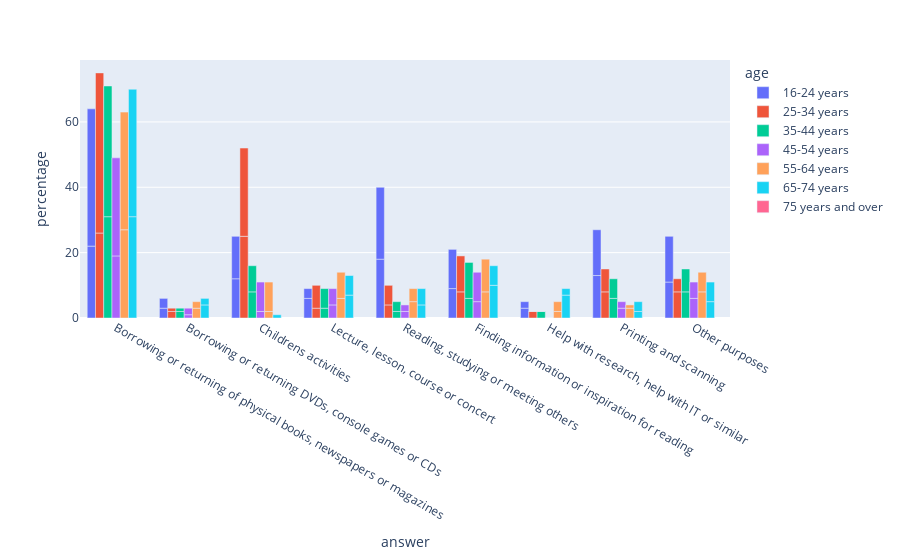

Notebook cell for this chart:
### Code cell
fig = px.bar(
    full_df[full_df['question']=='What was the purpose of your last library visit?'],
    x='answer',           
    y='percentage',    
    color='age',  
    barmode='group',      
)

fig.show()

### Figure 1 — Plotly figure (JSON) as saved in the notebook; plotly's stock layout.template omitted (floating-point values rounded to 4 significant figures)
{"data": [{"alignmentgroup": "True", "hovertemplate": "age=16-24 years<br>answer=%{x}<br>percentage=%{y}<extra></extra>", "legendgroup": "16-24 years", "marker": {"color": "#636efa", "pattern": {"shape": ""}}, "name": "16-24 years", "offsetgroup": "16-24 years", "orientation": "v", "showlegend": true, "textposition": "auto", "type": "bar", "x": ["Borrowing or returning of physical books, newspapers or magazines", "Borrowing or returning of physical books, newspapers or magazines", "Borrowing or returning DVDs, console games or CDs", "Borrowing or returning DVDs, console games or CDs", "Childrens activities", "Childrens activities", "Lecture, lesson, course or concert", "Lecture, lesson, course or concert", "Reading, studying or meeting others", "Reading, studying or meeting others", "Finding information or inspiration for reading", "Finding information or inspiration for reading", "Help with research, help with IT or similar", "Help with research, help with IT or similar", "Printing and scanning", "Printing and scanning", "Other purposes", "Other purposes"], "xaxis": "x", "y": [22.0, 42.0, 3.0, 3.0, 12.0, 13.0, 6.0, 3.0, 18.0, 22.0, 9.0, 12.0, 3.0, 2.0, 13.0, 14.0, 11.0, 14.0], "yaxis": "y"}, {"alignmentgroup": "True", "hovertemplate": "age=25-34 years<br>answer=%{x}<br>percentage=%{y}<extra></extra>", "legendgroup": "25-34 years", "marker": {"color": "#EF553B", "pattern": {"shape": ""}}, "name": "25-34 years", "offsetgroup": "25-34 years", "orientation": "v", "showlegend": true, "textposition": "auto", "type": "bar", "x": ["Borrowing or returning of physical books, newspapers or magazines", "Borrowing or returning of physical books, newspapers or magazines", "Borrowing or returning DVDs, console games or CDs", "Borrowing or returning DVDs, console games or CDs", "Childrens activities", "Childrens activities", "Lecture, lesson, course or concert", "Lecture, lesson, course or concert", "Reading, studying or meeting others", "Reading, studying or meeting others", "Finding information or inspiration for reading", "Finding information or inspiration for reading", "Help with research, help with IT or similar", "Help with research, help with IT or similar", "Printing and scanning", "Printing and scanning", "Other purposes", "Other purposes"], "xaxis": "x", "y": [26.0, 49.0, 2.0, 1.0, 25.0, 27.0, 3.0, 7.0, 4.0, 6.0, 8.0, 11.0, 2.0, 0.0, 8.0, 7.0, 8.0, 4.0], "yaxis": "y"}, {"alignmentgroup": "True", "hovertemplate": "age=35-44 years<br>answer=%{x}<br>percentage=%{y}<extra></extra>", "legendgroup": "35-44 years", "marker": {"color": "#00cc96", "pattern": {"shape": ""}}, "name": "35-44 years", "offsetgroup": "35-44 years", "orientation": "v", "showlegend": true, "textposition": "auto", "type": "bar", "x": ["Borrowing or returning of physical books, newspapers or magazines", "Borrowing or returning of physical books, newspapers or magazines", "Borrowing or returning DVDs, console games or CDs", "Borrowing or returning DVDs, console games or CDs", "Childrens activities", "Childrens activities", "Lecture, lesson, course or concert", "Lecture, lesson, course or concert", "Reading, studying or meeting others", "Reading, studying or meeting others", "Finding information or inspiration for reading", "Finding information or inspiration for reading", "Help with research, help with IT or similar", "Help with research, help with IT or similar", "Printing and scanning", "Printing and scanning", "Other purposes", "Other purposes"], "xaxis": "x", "y": [31.0, 40.0, 2.0, 1.0, 8.0, 8.0, 3.0, 6.0, 2.0, 3.0, 6.0, 11.0, 2.0, 0.0, 6.0, 6.0, 8.0, 7.0], "yaxis": "y"}, {"alignmentgroup": "True", "hovertemplate": "age=45-54 years<br>answer=%{x}<br>percentage=%{y}<extra></extra>", "legendgroup": "45-54 years", "marker": {"color": "#ab63fa", "pattern": {"shape": ""}}, "name": "45-54 years", "offsetgroup": "45-54 years", "orientation": "v", "showlegend": true, "textposition": "auto", "type": "bar", "x": ["Borrowing or returning of physical books, newspapers or magazines", "Borrowing or returning of physical books, newspapers or magazines", "Borrowing or returning DVDs, console games or CDs", "Borrowing or returning DVDs, console games or CDs", "Childrens activities", "Childrens activities", "Lecture, lesson, course or concert", "Lecture, lesson, course or concert", "Reading, studying or meeting others", "Reading, studying or meeting others", "Finding information or inspiration for reading", "Finding information or inspiration for reading", "Help with research, help with IT or similar", "Help with research, help with IT or similar", "Printing and scanning", "Printing and scanning", "Other purposes", "Other purposes"], "xaxis": "x", "y": [19.0, 30.0, 1.0, 2.0, 2.0, 9.0, 4.0, 5.0, 2.0, 2.0, 5.0, 9.0, 0.0, 0.0, 3.0, 2.0, 6.0, 5.0], "yaxis": "y"}, {"alignmentgroup": "True", "hovertemplate": "age=55-64 years<br>answer=%{x}<br>percentage=%{y}<extra></extra>", "legendgroup": "55-64 years", "marker": {"color": "#FFA15A", "pattern": {"shape": ""}}, "name": "55-64 years", "offsetgroup": "55-64 years", "orientation": "v", "showlegend": true, "textposition": "auto", "type": "bar", "x": ["Borrowing or returning of physical books, newspapers or magazines", "Borrowing or returning of physical books, newspapers or magazines", "Borrowing or returning DVDs, console games or CDs", "Borrowing or returning DVDs, console games or CDs", "Childrens activities", "Childrens activities", "Lecture, lesson, course or concert", "Lecture, lesson, course or concert", "Reading, studying or meeting others", "Reading, studying or meeting others", "Finding information or inspiration for reading", "Finding information or inspiration for reading", "Help with research, help with IT or similar", "Help with research, help with IT or similar", "Printing and scanning", "Printing and scanning", "Other purposes", "Other purposes"], "xaxis": "x", "y": [27.0, 36.0, 3.0, 2.0, 2.0, 9.0, 6.0, 8.0, 5.0, 4.0, 8.0, 10.0, 2.0, 3.0, 3.0, 1.0, 8.0, 6.0], "yaxis": "y"}, {"alignmentgroup": "True", "hovertemplate": "age=65-74 years<br>answer=%{x}<br>percentage=%{y}<extra></extra>", "legendgroup": "65-74 years", "marker": {"color": "#19d3f3", "pattern": {"shape": ""}}, "name": "65-74 years", "offsetgroup": "65-74 years", "orientation": "v", "showlegend": true, "textposition": "auto", "type": "bar", "x": ["Borrowing or returning of physical books, newspapers or magazines", "Borrowing or returning of physical books, newspapers or magazines", "Borrowing or returning DVDs, console games or CDs", "Borrowing or returning DVDs, console games or CDs", "Childrens activities", "Childrens activities", "Lecture, lesson, course or concert", "Lecture, lesson, course or concert", "Reading, studying or meeting others", "Reading, studying or meeting others", "Finding information or inspiration for reading", "Finding information or inspiration for reading", "Help with research, help with IT or similar", "Help with research, help with IT or similar", "Printing and scanning", "Printing and scanning", "Other purposes", "Other purposes"], "xaxis": "x", "y": [31.0, 39.0, 4.0, 2.0, 0.0, 1.0, 7.0, 6.0, 4.0, 5.0, 10.0, 6.0, 7.0, 2.0, 2.0, 3.0, 5.0, 6.0], "yaxis": "y"}, {"alignmentgroup": "True", "hovertemplate": "age=75 years and over<br>answer=%{x}<br>percentage=%{y}<extra></extra>", "legendgroup": "75 years and over", "marker": {"color": "#FF6692", "pattern": {"shape": ""}}, "name": "75 years and over", "offsetgroup": "75 years and over", "orientation": "v", "showlegend": true, "textposition": "auto", "type": "bar", "x": ["Borrowing or returning of physical books, newspapers or magazines", "Borrowing or returning of physical books, newspapers or magazines", "Borrowing or returning DVDs, console games or CDs", "Borrowing or returning DVDs, console games or CDs", "Childrens activities", "Childrens activities", "Lecture, lesson, course or concert", "Lecture, lesson, course or concert", "Reading, studying or meeting others", "Reading, studying or meeting others", "Finding information or inspiration for reading", "Finding information or inspiration for reading", "Help with research, help with IT or similar", "Help with research, help with IT or similar", "Printing and scanning", "Printing and scanning", "Other purposes", "Other purposes"], "xaxis": "x", "y": [NaN, NaN, NaN, NaN, NaN, NaN, NaN, NaN, NaN, NaN, NaN, NaN, NaN, NaN, NaN, NaN, NaN, NaN], "yaxis": "y"}], "layout": {"barmode": "group", "legend": {"title": {"text": "age"}, "tracegroupgap": 0}, "margin": {"t": 60}, "xaxis": {"anchor": "y", "domain": [0, 1], "title": {"text": "answer"}}, "yaxis": {"anchor": "x", "domain": [0, 1], "title": {"text": "percentage"}}}}
